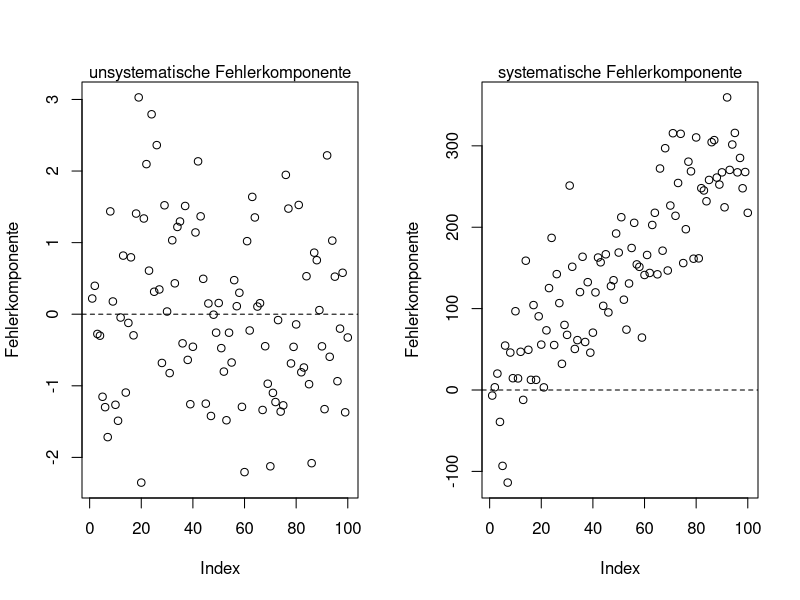
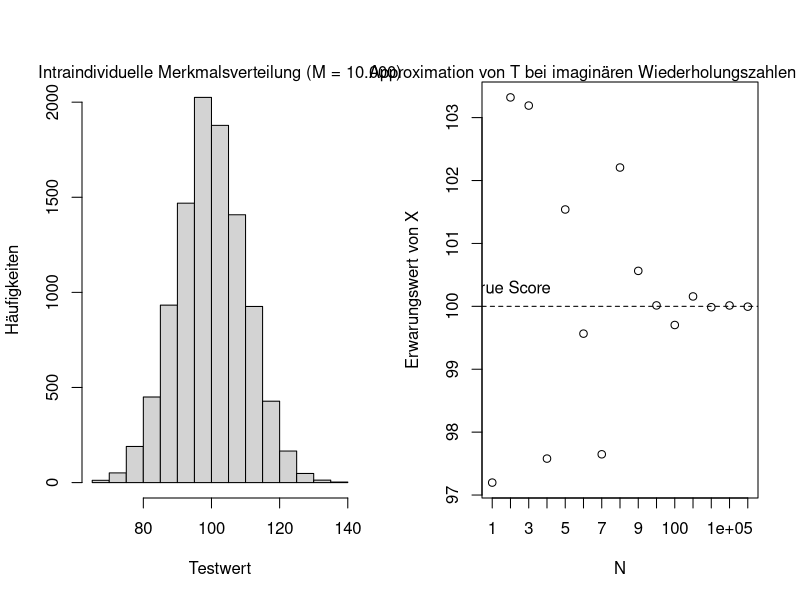
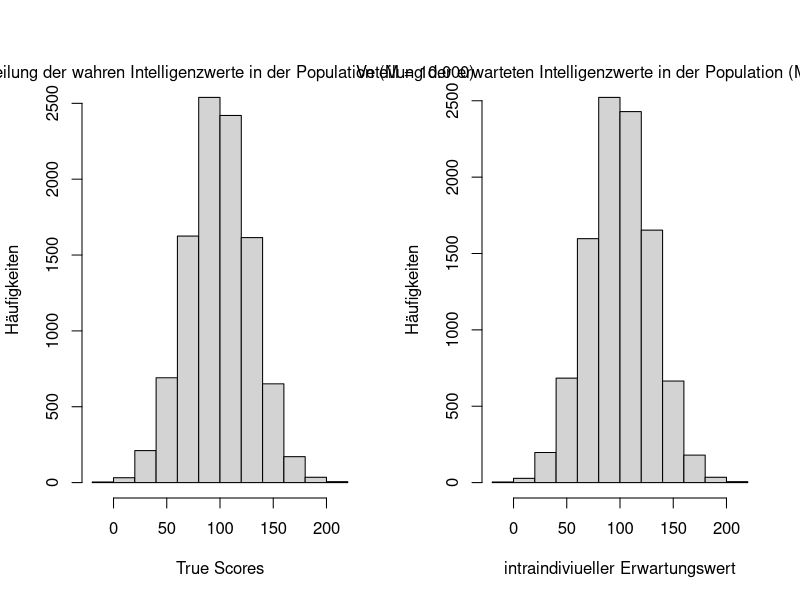
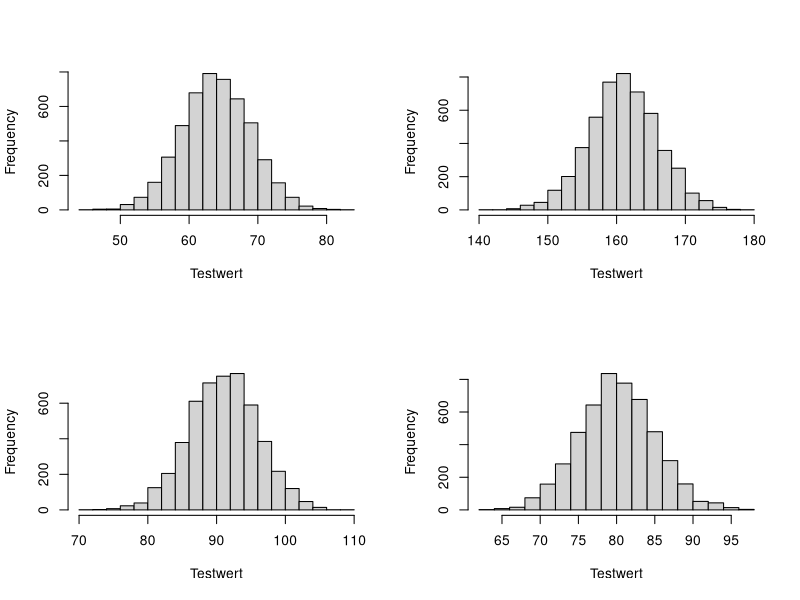
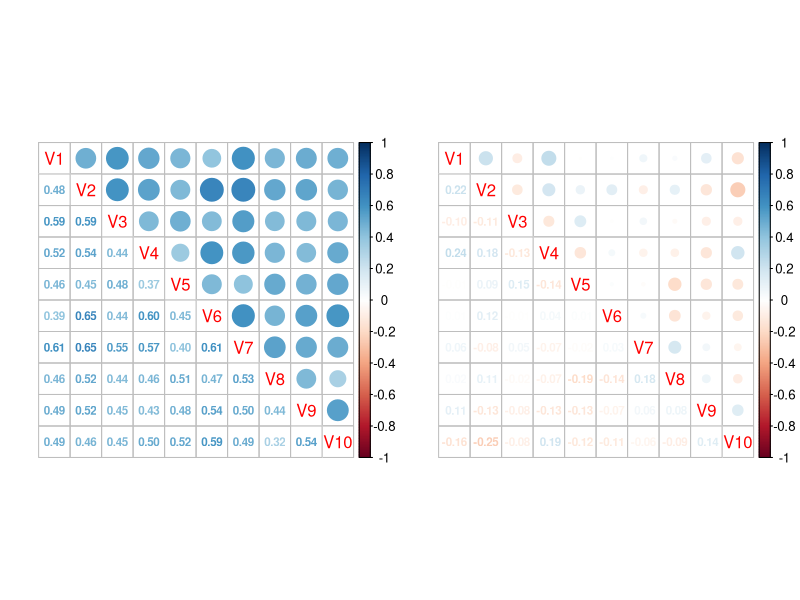
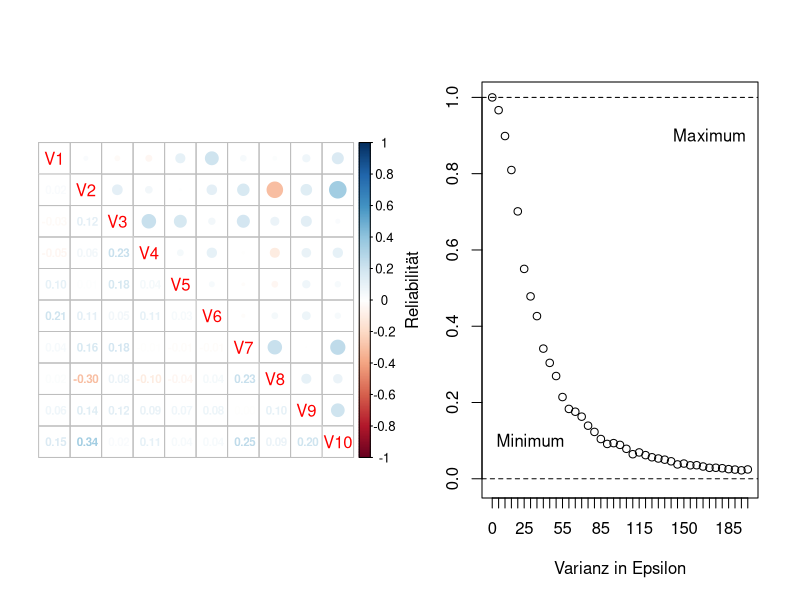

Recreate these plots in R, in order.
## ---- chunk 1
knitr::opts_chunk$set(echo = FALSE)
## ---- chunk 2
old.par <- par(no.readonly=TRUE)
par(mfrow=c(1,2))
plot(rnorm(100), ylab = "Fehlerkomponente")
abline(h=0, lty=2)
mtext("unsystematische Fehlerkomponente")

seq <- seq(1, 100)
f <- function(x) 3*x + rnorm(1, 0, 50)
plot(sapply(seq, f), ylab = "Fehlerkomponente")
abline(h=0, lty=2)
mtext("systematische Fehlerkomponente")
## ---- chunk 3
set.seed(123)
## ---- chunk 4
true_age <- 28 
add_privacy <- function(true_age){
  # heads or tails
  hot <- sample(c(0,1), 1, replace = TRUE)
  ifelse(hot==1, true_age+1, true_age-1)
}
# ANzahl der Messwiederholungen
M <- 10 
reps <- replicate(M, add_privacy(true_age))
mean(reps)
## ---- chunk 5
set.seed(123)
# Anzahl der Messwiederholungen
M <- 1e4 
# True Score(s) (z.B. Intelligenztest)
T <- 100 
# Zufallsfehler; Schwankungsbreite +/- 10
E <- rnorm(M, 0, 10)
# Beobachtungswerte
X <- T + E 
# (Imaginäre() Wiederholung der Testung 
reps <- replicate(M, sample(X, 1))
## ---- chunk 6
# Intraindividuelle Merkmalsverteilung 
hist(reps, main = NULL, xlab="Testwert", 
     ylab="Häufigkeiten")
mtext("Intraindividuelle Merkmalsverteilung (M = 10.000)")
## ---- chunk 7
set.seed(123)
# Ein zufällig gezogener Beobachtungswert
(X_i <- sample(X, 1))
# Erwartungswert des Individuums: T = E(X) 
(E_X <- mean(reps))
## ---- chunk 8
# Set RNG state 
set.seed(123)
## ---- chunk 9
set.seed(123)
# True Score
T <- 100
generator <- function(M, T){
# Faster implementation
mean(rnorm(M, T, 5))
}
seq <- c(1:10, 100, 1e3, 1e4, 1e5, 1e6) 
E_X <- lapply(seq, generator, T=T)
plot(1:length(seq), E_X, xaxt='n', xlab = "N", ylab = "Erwarungswert von X")
axis(side = 1,  1:length(seq), as.character(seq))
abline(h=T, lty=2)
text(c(3,T+.3), labels = "True Score")
mtext("Approximation von T bei imaginären Wiederholungszahlen des Tests")
## ---- chunk 10
set.seed(123)
## ---- chunk 11
# Populationsgröße 
N <- 1e4 
# Generierung der True Scores
# 100: Mittlere Intelligenz in der Population
# 30: Abweichungen vom Populationnsmittelwert
T <- round(rnorm(N, 100, 30), digits = 0)
# Anzahl der (imaginären) Testwiederholungen
M <- 5000 
X <- lapply(T, function(T) rnorm(M, T , 5))
names(X) <- T
## ---- chunk 12
hist(T, main = NULL, xlab = "True Scores", ylab = "Häufigkeiten")
mtext("Verteilung der wahren Intelligenzwerte in der Population (M = 10.000)")
## ---- chunk 13
hist(rapply(X, mean), main = NULL, xlab="intraindiviueller Erwartungswert",
     ylab = "Häufigkeiten")
mtext("Veteilung der erwarteten Intelligenzwerte in der Population (M = 10.000)")
## ---- chunk 14
set.seed(123)
## ---- chunk 15
rnd_smpl <- sample(X, 4)
old.par <- par(no.readonly = TRUE)
par(mfrow=c(2,2))
lapply(rnd_smpl, hist, main=NULL, xlab="Testwert")
par(old.par)
## ---- chunk 16
set.seed(123)
## ---- chunk 17
# Zufallszug eines Individuums aus der Population
X_i <- sample(X, 1) 
# Zufallszug eines Testwertes der Person 
(X_ij <- sample(X_i[[1]], 1)) ; names(X_i)
## ---- chunk 18
set.seed(123)
## ---- chunk 19
rsample_i <- function(){
  # Zufallszug eines Individuums 
  X_i <- sample(X, 1) 
  # Zufallszug eines Testwertes 
  X_ij <- sample(X_i[[1]], 1)
  cat(" True Score (T):", names(X_i), "\n", 
      "Testwert (X):", round(X_ij), "\n", 
      "Messfehler (E):", 
      abs(round(X_ij) - as.numeric(names(X_i))))}
# Automatisierung 
rsample_i()
## ---- chunk 20
old.par <- par(no.readonly = TRUE)
par(mfrow=c(1,2))
set.seed(359)
# Define factor loadings
loads <- rep(0.7, 10)
# Sample correlation matrix
R_1 <- psych::sim.congeneric(loads=loads,N=50)
X_2 <- replicate(10, rnorm(100)) 
R_2 <- cor(X_2) 
attributes(R_2) <- attributes(R_1)
# Visualize the correlation matrix
lapply(list(R_1, R_2), function(R)  
  corrplot::corrplot.mixed(R, number.cex=.7))
par(old.par)
## ---- chunk 21
set.seed(123)
## ---- chunk 22
loads <- rep(0.4, 10)
R <- psych::sim.congeneric(loads=loads,N=50)
# Visualize the correlation matrix
corrplot::corrplot.mixed(R, number.cex=.7)
## ---- chunk 23
set.seed(123)
## ---- chunk 24
N <- 1000 # Verändere mich
tau <- rnorm(N, mean = 100, 30)
var_epsilon <- 25 # (25): Verändere mich!
epsilon <- rnorm(N, 0, var_epsilon) 
reliab <- function(tau, epsilon){
 rel <- var(tau) / var(tau + epsilon)
 cat("Reliabilität der Messung:", rel)
}
reliab(tau, epsilon)
## ---- chunk 25
set.seed(123)
reliab <- function(var_epsilon){
  N <- 1000
  tau <- rnorm(N, mean = 100, 30)
  epsilon <- rnorm(N, 0, var_epsilon) 
  var(tau) / var(tau + epsilon)
}
var_epsilon <- seq(0, 200, 5)
plot(sapply(var_epsilon, reliab), xaxt='n', ylim = c(-0.01, 1),
     xlab="Varianz in Epsilon", ylab="Reliabilität")
axis(side = 1,  1:length(var_epsilon), as.character(var_epsilon))
abline(h=c(0,1), lty=2) 
text(x= 7, y= 0.1, "Minimum") ; text(x= 35, y= 0.9, "Maximum")
## ---- chunk 26
set.seed(123)
## ---- chunk 27
n <- 100
x <- rnorm(n)
y <- rnorm(x)
cor(x, y) ; cor(x+3, y) ; cor(x, y + 3) ; cor(x + 3, y + 3)
## ---- chunk 28
x[1:50] <- x[1:50] + 3
cor(x, y) 

# Additional increase MME
x[1:50] <- x[1:50] + 6
cor(x, y) 
## ---- chunk 29
set.seed(123)
## ---- chunk 30
x <- rnorm(100) ; y <- rnorm(x)
# Original result
lm(y ~ x)$coef[[2]] 
# Manipulatied predictor 
beta_ast <- lm(y ~ I(x+3))$coef[[2]] 
# Manipulatied outcome 
lm(I(y+3) ~ I(x))$coef[[2]] 
## ---- chunk 31
set.seed(123)
## ---- chunk 32
x <- rnorm(100) ; y <- rnorm(x)
x[1:50] <- x[1:50] + 3
beta <- lm(y ~ x)$coef[[2]] 
# Manipulatied predictor 
x[1:50] <- x[1:50] + 6
# Manipulatied coefficient 
lm(y ~ x)$coef[[2]] 
